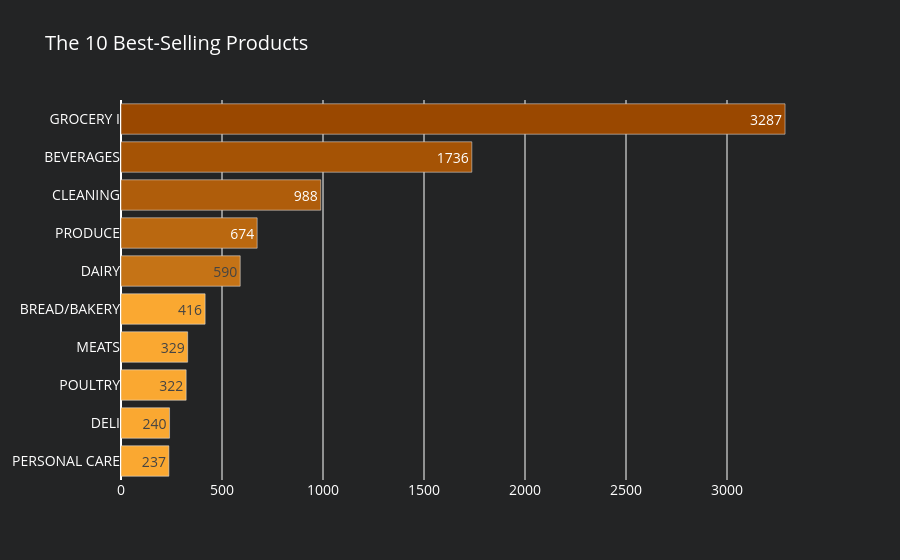

Notebook code for this chart:
### Code cell
fig1.show()

### Figure 1 — Plotly figure (JSON) as saved in the notebook; plotly's stock layout.template omitted (floating-point values rounded to 4 significant figures)
{"data": [{"hoverinfo": "text", "hovertext": ["<b>Family</b>: GROCERY I<br><b>Sales</b>: 3287", "<b>Family</b>: BEVERAGES<br><b>Sales</b>: 1736", "<b>Family</b>: CLEANING<br><b>Sales</b>: 988", "<b>Family</b>: PRODUCE<br><b>Sales</b>: 674", "<b>Family</b>: DAIRY<br><b>Sales</b>: 590", "<b>Family</b>: BREAD/BAKERY<br><b>Sales</b>: 416", "<b>Family</b>: MEATS<br><b>Sales</b>: 329", "<b>Family</b>: POULTRY<br><b>Sales</b>: 322", "<b>Family</b>: DELI<br><b>Sales</b>: 240", "<b>Family</b>: PERSONAL CARE<br><b>Sales</b>: 237"], "marker": {"color": ["#9a4800", "#a55305", "#af5d0b", "#ba6810", "#c57316", "#faa831", "#faa831", "#faa831", "#faa831", "#faa831"]}, "name": "Family", "orientation": "h", "text": [3287, 1736, 988, 674, 590, 416, 329, 322, 240, 237], "textposition": "auto", "x": [3287.0, 1737.0, 988.9, 674.1, 590.2, 416.4, 329.9, 322.5, 240.3, 237.0], "y": ["GROCERY I", "BEVERAGES", "CLEANING", "PRODUCE", "DAIRY", "BREAD/BAKERY", "MEATS", "POULTRY", "DELI", "PERSONAL CARE"], "type": "bar"}], "layout": {"title": {"text": "The 10 Best-Selling Products"}, "font": {"size": 14, "color": "white"}, "paper_bgcolor": "#232425", "plot_bgcolor": "#232425", "yaxis": {"showgrid": false, "categoryorder": "total ascending"}}}
